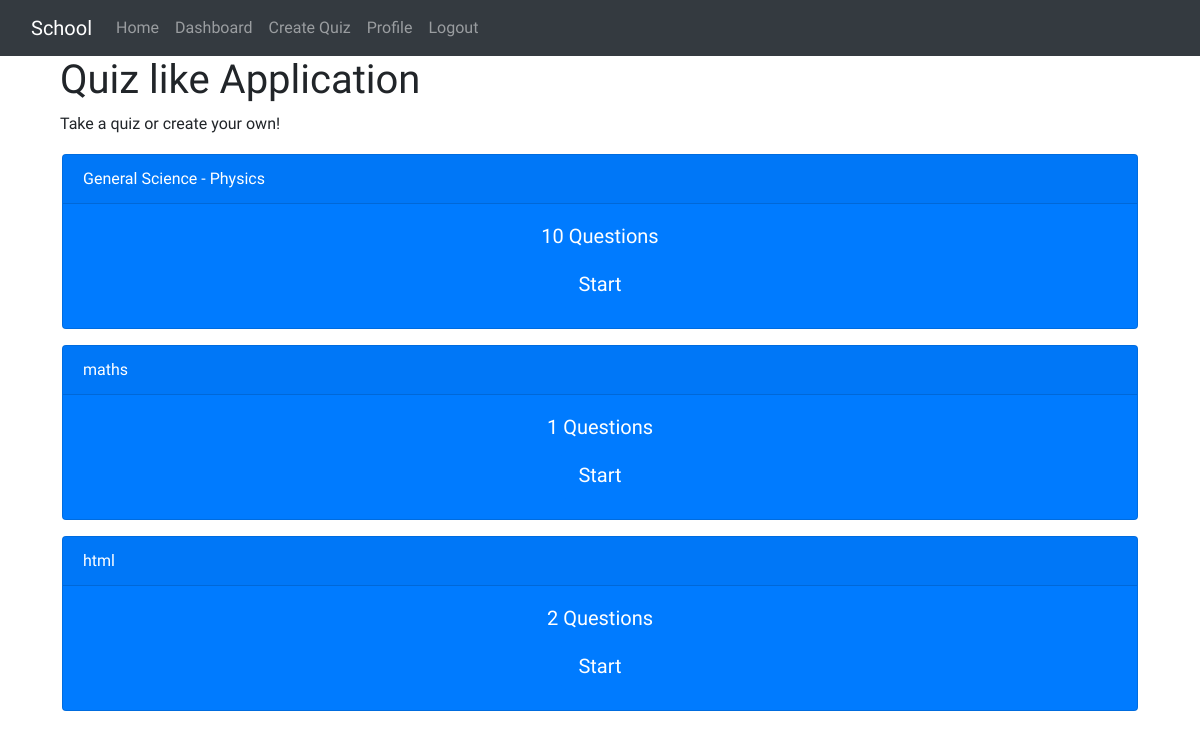
The app's page /quiz/ (signed in) with its own data.
### quiz/models.py (models this page shows, shortened)
class Quiz(models.Model):
    quiz_title = models.CharField(max_length=300)
    num_questions = models.IntegerField(default=0)

### quiz/views.py (the view)
# urls.py: path('', views.quizhome, name='dashboard'),
def quizhome(request):
    all_quiz_list = Quiz.objects.all()
    context = {
        'all_quiz_list': all_quiz_list,
    }
    return render(request, 'quiz/index.html', context)

### templates/quiz/index.html (shortened to what this page needs)
{% extends 'base.html' %}
{% load static %}
{% block content %}
{% if user.is_authenticated %}
<div class="container">
    <div class="row">
        <div class="col-sm-12 col-lg-12 col-md-12">
            <h1 class="site_title">Quiz like Application</h1>
            <p class="site_description">Take a quiz or create your own!</p>
        </div>
    </div>
    <div class="row">
        <div class="col-sm-12 col-lg-12 col-md-12">
            {% if all_quiz_list %}
            <section id="content" class="card_container">
                {% for quiz in all_quiz_list %}
                <div class="card text-white bg-primary sm-3 lg-3 mb-3"
                    style="max-width:100rem; min-width: 10rem;  margin:2px;">
                    <div class="card-header">{{ quiz.quiz_title }}</div>
                    <div class="card-body" style="text-align: justify; text-align: center;">
                        <h5 class="card-title">{{ quiz.num_questions }} Questions</h5>
                        <a class="btn btn-primary btn-lg" href="{% url 'quiz:single_quiz' quiz.id %}"
                            role="button">Start</a>
                    </div>
                </div>
                {% endfor %}
            </section>
            {% else %}
            <p>No quizzes are available.</p>
            {% endif %}
        </div>
    </div>
{% endif %}
{% endblock content %}

### templates/base.html (style rules this page uses)
body { font-family: 'Cuprum', sans-serif; }

### records on screen
Quiz: quiz_title "General Science - Physics", num_questions "10"
Quiz: quiz_title "maths", num_questions "1"
Quiz: quiz_title "html", num_questions "2"
